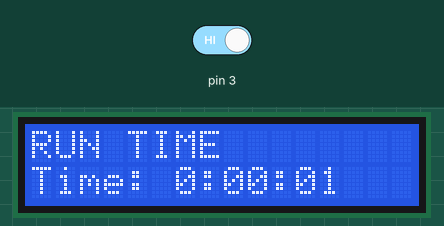
Simulated run of this sketch. Board: Arduino Uno, built with avr-gcc and run on an emulated ATmega328P. Shown: 16×2 character LCD. Inputs (shaded band) come from the test bench; at power-on: pin 3 HIGH.

Above: at 1.2 s.
1.3 s: pin 3 driven LOW
At 2.5 s:
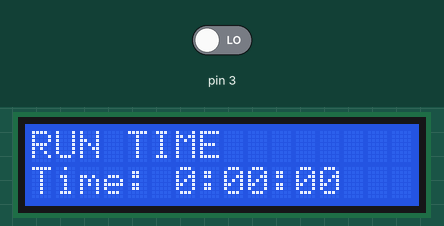
2.8 s: pin 3 driven HIGH
At 5.2 s:
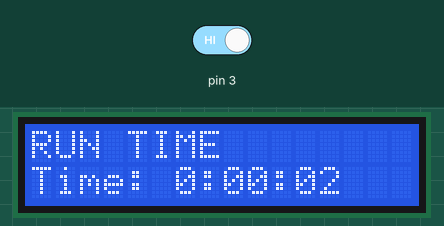
Timing chart, 0 to 6.7 s (numbered marks = the images above; inputs shaded):
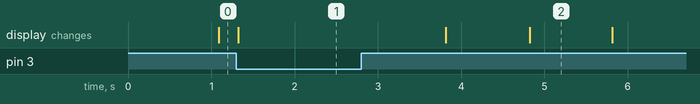

Measured:
- after the input at 1.3 s, the display: changes at once (image 1)
- after the input at 2.8 s, the display: first changes after 1.0 s (image 2 shows a later state)

The sketch:

I2CLCDsketch_mar5a.ino
```cpp
#include <Wire.h>
#include <LiquidCrystal_I2C.h>

LiquidCrystal_I2C lcd(0x27, 16, 2);  // Set the LCD address to 0x27 for a 16 chars and 2 line display
unsigned long startTime;

void setup() {
  lcd.init();                      // initialize the lcd
  lcd.backlight();                // Turn on the backlight
  lcd.setCursor(0, 0);
  lcd.print("RUN TIME");
  startTime = millis();          // Record the start time
}

void loop() {
  unsigned long currentTime = millis();
  unsigned long elapsedTime = currentTime - startTime;

  // Calculate hours, minutes, and seconds
  unsigned long hours = elapsedTime / 3600000;
  elapsedTime %= 3600000;
  unsigned long minutes = elapsedTime / 60000;
  elapsedTime %= 60000;
  unsigned long seconds = elapsedTime / 1000;

  lcd.setCursor(0, 1);
  lcd.print("Time: ");
  lcd.print(hours);
  lcd.print(":");
  if (minutes < 10) lcd.print("0");
  lcd.print(minutes);
  lcd.print(":");
  if (seconds < 10) lcd.print("0");
  lcd.print(seconds);

  // If Arduino is reset, reset the timer
  if (digitalRead(3) == LOW) { // Assuming reset button is connected to pin 2
    startTime = millis();
  }
}
```
